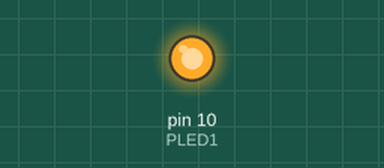
Recording of a sketch running on a simulated Arduino Nano, built with avr-gcc and run on an emulated ATmega328P. Parts: output pins drawn as LEDs (lit = HIGH). What the sketch prints to the serial monitor is not drawn.

Above: at 0.01 s.
At 3.0 s:
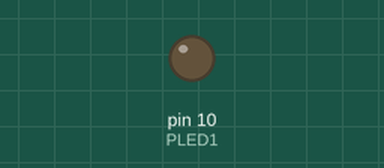
Timing chart, 0 to 4.5 s (numbered marks = the images above):
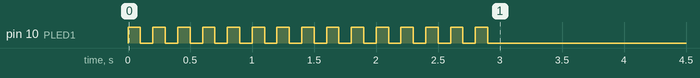

The sketch:

LoRa_Tracker_EchoGPS_Serial_010816.ino
```cpp
#define programname "LoRa_Tracker_EchoGPS_Serial"
#define programversion "V1.2"
#define dateproduced "010816"
#define aurthorname "Stuart Robinson"


/*
**************************************************************************************************

Easy Build LoRaTracker Programs for Arduino ATMEGA328

Copyright of the author Stuart Robinson - 01/08/2016

HTTP://WWW.LORATRACKER.UK

These programs may be used free of charge for personal, recreational and educational purposes only.

This program, or parts of it, may not be used for or in connection with any commercial purpose without
the explicit permission of the author Stuart Robinson.

The programs are supplied as is, it is up to individual to decide if the programs are suitable for the
intended purpose and free from errors.

To do;


Changes:
010816 - Standard Tracker_Definitions file and correct typos


******************************************************************************************************
*/

/*
******************************************************************************************************
The purpose of this program is to check that a Serial GPS is working. Characters are read from the GPS
and sent to the Serial monitor at 115200 baud.
A 9600 baud GPS is assumed, and the program can be configured to send the commands for a UBLOX GPS that
should configure it out of GLONASS mode
******************************************************************************************************
*/


#define PIHTracker3                          //select board type here
//#define RFM98PIHShield
#define UBLOX                                //comment in if using a UBLOX GPS

#include <Arduino.h>
#include "Tracker_Definitions.h"            //definitions for programs

#include <SoftwareSerial.h>
SoftwareSerial ss(GPSRX, GPSTX);            //Create the serial connection to the GPS device


void loop()
{
  while (ss.available() > 0)
  Serial.write(ss.read());
}


void sendConfig(unsigned char *Config, int Length)
{
  //sends config commands to GPS
  int i;
  for (i = 0; i < Length; i++)
  {
    ss.write(Config[i]);
  }
}

void setupGPMode()
{
  //Turn off GLONASS Mode
  unsigned char setGP[] = {0xB5, 0x62, 0x06, 0x3E, 0x0C, 0x00, 0x00, 0x00, 0x20, 0x01, 0x06, 0x08, 0x0E, 0x00, 0x00, 0x00, 0x01, 0x01, 0x8F, 0xB2};
  sendConfig(setGP, sizeof(setGP));
  Serial.println(F("setupGPMode"));
}


void setupFlightMode()
{
  //Configuration GPS for flight mode
  unsigned char setFlight[] = {0xB5, 0x62, 0x06, 0x24, 0x24, 0x00, 0xFF, 0xFF, 0x06, 0x03, 0x00, 0x00, 0x00, 0x00, 0x10, 0x27, 0x00, 0x00, 0x05, 0x00, 0xFA, 0x00, 0xFA, 0x00, 0x64, 0x00, 0x2C, 0x01, 0x00, 0x00, 0x00, 0x00, 0x00, 0x00, 0x00, 0x00, 0x00, 0x00, 0x00, 0x00, 0x00, 0x00, 0x16, 0xDC};
  sendConfig(setFlight, sizeof(setFlight));
  Serial.println(F("setupFlightMode"));
}


void setupCyclic()
{
  //Put GPS in cyclic, power save mode
  unsigned char setCyclic[] = { 0xB5, 0x62, 0x06, 0x11, 0x02, 0x00, 0x08, 0x01, 0x22, 0x92 }; // Setup for Power Save Mode (Default Cyclic 1s)
  sendConfig(setCyclic, sizeof(setCyclic));
  Serial.println(F("setupCyclic"));
}


void led_FlashStart()
{
  //flash LED to show tracker is alive
  //lasts around 3 seconds to allow plenty of time for GPS to start.
  byte i;

  for (i = 0; i <= 14; i++)
  {
    digitalWrite(PLED1, HIGH);
    delay(100);
    digitalWrite(PLED1, LOW);
    delay(100);
  }
}


void setup()
{
  pinMode(GPSPOWER, OUTPUT);	               //setup pin for GPS Power Control
  digitalWrite(GPSPOWER, LOW);

  Serial.begin(115200);                        //connect at 115200 so we can read the GPS fast enough and also spit it out
  Serial.println(F(programname));
  Serial.println(F(programversion));
  Serial.println(F(dateproduced));
  Serial.println(F(aurthorname));

  pinMode(PLED1, OUTPUT);
  led_FlashStart();

  ss.begin(GPSBaud);                           //Startup soft serial

  #ifdef UBLOX
  setupFlightMode();
  delay(500);
  //setupCyclic();
  //delay(500);
  setupGPMode();                               //on some UBLOX GPSs setting GPMode before Cyclic mode causes it to fail
  #endif                                       //back to GLONASS mode.

}
```

Tracker_Definitions.h
```cpp
// (licence header left out)
/*
******************************************************************************************************
Hardware definitions for the various LoRaTracker PCBs.

Most of the LoRaTracker programs will run on any of the LoRaTracker boards, the only known limitation
is that any programs using softserial input (typically for a GPS) will not work when the RFM98PIHShield
board is plugged into ATMEGA2560 base. Be careful to ensure that all Pro Minis or Arduino bases are
3.3V versions.

PIHTracker2 - Tracker PCB, 50mm x 22mm with the date 02/16, for RFM98 only
PIHTracker3 - Tracker PCB, 50mm x 22mm with the date 04/16, for RFM98 or DRF1278F
RFM98PIHShield2 - Shiled PCB, 50mm x 50mm with date April 2016, for RFM98 only

*******************************************************************************************************
*/


#ifdef PIHTracker3
  #define lora_DIO0 2                   //pin connected to DIO0 on LoRa device
  #define Audio_Out 3                   //pin number for external tone generation
  #define TimePulse 3                   //For reading the GPS timepulse signal
  #define lora_TonePin 4                //pin number for radio tone generation, connects to LoRa device pin DIO2
  #define WDI 5                         //pin for using a watchdog device
  #define Switch1 6                     //pin for switch input
  #define GPSPOWER 7                    //pin controls power to GPS
  #define lora_PNSS 8	                //pin number where the NSS line for the LoRa device is connected
  #define lora_PReset 9	                //pin where LoRa device reset line is connected
  #define PLED1 10                      //pin number for LED on Tracker
  #define PLED2 13                      //pin number for standard LED on pin 13 of Pro Mini

  #define SupplyAD A0                   //pin for supply AD
  #define GPSBACKUP A1                  //use for GPS backup power
  #define CON2_1 A1                     //connected to CON2 pin 1 on external header
  #define GPSTX A2                      //pin number for TX output - RX into GPS
  #define GPSRX A3                      //pin number for RX input - TX from GPS
  #define RCPulse A4                    //pin used to read RC pulse
  #define DisplayTX A5                  //soft serial TX pin for Digole Serial LCD

  #define GPSBaud 9600                  //GPS baud rate
  #define ADMultiplier 10               //multiplier for supply volts calculation
#endif


#ifdef PIHTracker2
  #define lora_DIO0 2                   //pin connected to DIO0 on LoRa device
  #define Audio_Out 3                   //pin number for external tone generation
  #define lora_TonePin 4                //pin number for radio tone generation, connects to LoRa device pin DIO2
  #define WDI 5                         //pin for using a watchdog device
  #define Switch1 6                     //pin for switch input

  #define lora_PNSS 8	                //pin number where the NSS line for the LoRa device is connected
  #define lora_PReset 9	                //pin where LoRa device reset line is connected
  #define PLED1 10                      //pin number for LED on Tracker
  #define PLED2 13                      //pin number for standard LED on pin 13 of Pro Mini

  #define GPSPOWER A0                   //pin controls power to GPS
  #define CON2_1 A1                     //connected to CON2 pin 1 on external header
  #define GPSTX A2                      //pin number for TX output - RX into GPS
  #define GPSRX A3                      //pin number for RX input - TX from GPS
  #define RCPulse A4                    //pin used to read RC pulse
  #define DisplayTX A5                  //soft serial TX pin for Digole Serial LCD

  #define SupplyAD A7                   //pin for supply AD

  #define GPSBaud 9600                  //GPS baud rate
  #define ADMultiplier 10               //multiplier for supply volts calculation
#endif


#ifdef RFM98PIHShield
  #define Switch1 2                     //pin for switch

  #define RCPulse 4                     //External RC Pulse sense

  #define lora_TonePin 6                //pin number for tone generation, connects to LoRa device DIO2.
  #define Audio_Out 6                   //pin number for external tone generation
  #define FRAM_NSS 7
  #define Buzzer 7                      //Buzzer for receiver
  #define DisplayTX 8                   //Soft serial TX pin for Digole Serial LCD
  #define PLED1 9                       //pin number for LED on Tracker
  #define GPSPOWER 10                   //Controls power to GPS
  #define PLED2 13                      //pin number for LED fitted to most shield bases

  #define lora_PNSS A0	                //pin number where the NSS line for the LoRa device is connected.
  #define lora_PReset A1	        //pin where LoRa device reset line is connected
  #define GPSRX A2
  #define GPSTX A3
  #define SupplyAD A6                   //pin for supply AD

  #define GPSBaud 9600                  //GPS baud rate
  #define ADMultiplier 10               //multiplier for supply volts calculation
#endif


#define SwitchOn 1
#define DontSwitch 0
#define Leave0ff 0
#define LeaveOn 1
#define Strip 1
#define NoStrip 0

const char ACK = 'A';
const char LinkReport = 'B';
const char bLinkReport = 'b';           //binary style link report
const char ClearToSend = 'C';
const char ClearToSendCommand = 'c';
const char Error = 'E';
const char NoFix = 'F';
const char NoGPS = 'G';
const char GLONASSDetected = 'g';
const char LongPayload = '$';
const char Memory = 'M';
const char NACK = 'N';
const char NACKCommand = 'n';
const char PowerUp = 'P';
const char Repeated = 'R';
const char ShortPayload = 'S';
const char Test = 'T';
const char Wakeup = 'W';
const char ResetTracker = 'X';
const char Config1 = 'Y';
const char Config0 = 'Z';
const char WritePacketEEPROM = '0';  //Write bytes to EEPROM
const char Bind = '#';

const char Broadcast = '*';          //broadcast address
const char PacketStart = '$';        //command packets have a payload of at least one byte, so put this at start
const int inter_Packet_delay = 500;

//default_config byte settings, defined as chars so they appear as ASCII in received packets
const char GPSFix = '0';             //flag bit number to indicate GPS fix
const char GLONASSisoutput = '1';    //flag bit number to indicate GLONASS found
const char FSKRTTYEnable = '2';      //bit num to set in config byte to enable FSK RTTY
const char CheckFence = '3';         //bit number to control whether fence is checked 0 = NoCheck
const char ShortPayloadEnable = '4'; //bit number to control short payload
const char RepeatEnable = '5';       //bit number to control short payload
const char AddressStrip = '6';       //bit number to control Address part of payload, 1 to strip, 0 to allow
const char GPSPowerSave = '7';       //bit when set enables GPS power save.

const byte wait_command = 2;         //base time in seconds to wait for command

const byte runmA = 4;                //used by HAB program
const byte GPSmA = 27;               //used by HAB program, Ublox MAX8Q
const byte RXmA = 11;                //used by HAB program
const byte TXmA = 40;                //used by HAB program, 10dBm
const int GPSShutdownTimemS = 1900;  //Software backup mode takes around 1.9secs to power down
const byte SleepmA = 1;              //approx current in sleep, GPS consumes circa 500uA


//adressing information for variables stored in EEPROM
const unsigned int addr_StartTXEEPROMData = 0x10;         //marks the start of the stored variables
const unsigned int addr_FlightFrequency = 0x10;           //float 4bytes
const unsigned int addr_FreqOffset = 0x14;                //float 4bytes
const unsigned int addr_CommandFrequency = 0x18;          //float 4bytes
const unsigned int addr_ResetCount = 0x1C;                //unsigned long int 4bytes
const unsigned int addr_SequenceNum = 0x20;               //unsigned long int 4bytes
const unsigned int addr_mASecs = 0x24;                    //unsigned long int 4bytes
const unsigned int addr_TXnoGPSloops = 0x28;              //unsigned int 2 bytes
const unsigned int addr_numSleeps = 0x2A;                 //unsigned int 2 bytes
const unsigned int addr_WaitGPSFixSeconds = 0x2C;         //unsigned int 2 bytes
const unsigned int addr_default_config = 0x2E;            //byte 1byte
const unsigned int addr_TXNode = 0x2F;                    //char 1byte
const unsigned int addr_RXNode = 0x30;                    //char 1byte
const unsigned int addr_flightTX_Bandwidth = 0x31;        //byte 1byte
const unsigned int addr_flightTX_SpreadFactor = 0x32;     //byte 1byte
const unsigned int addr_flightTX_CodeRate = 0x33;         //byte 1byte
const unsigned int addr_flightTX_RateOptimisation = 0x34; //byte 1byte
const unsigned int addr_command_Bandwidth = 0x35;         //byte 1byte
const unsigned int addr_command_SpreadFactor = 0x36;      //byte 1byte
const unsigned int addr_command_CodeRate = 0x37;          //byte 1byte
const unsigned int addr_command_RateOptimisation = 0x38;  //byte 1byte
const unsigned int addr_FlightID = 0x39;                  //Character array 16 bytes max
const unsigned int addr_FSKbaud = 0x49;                   //int baud rate delay
const unsigned int addr_EndTXEEPROMData = 0x4A;           //marks the end of the stored variables
```
